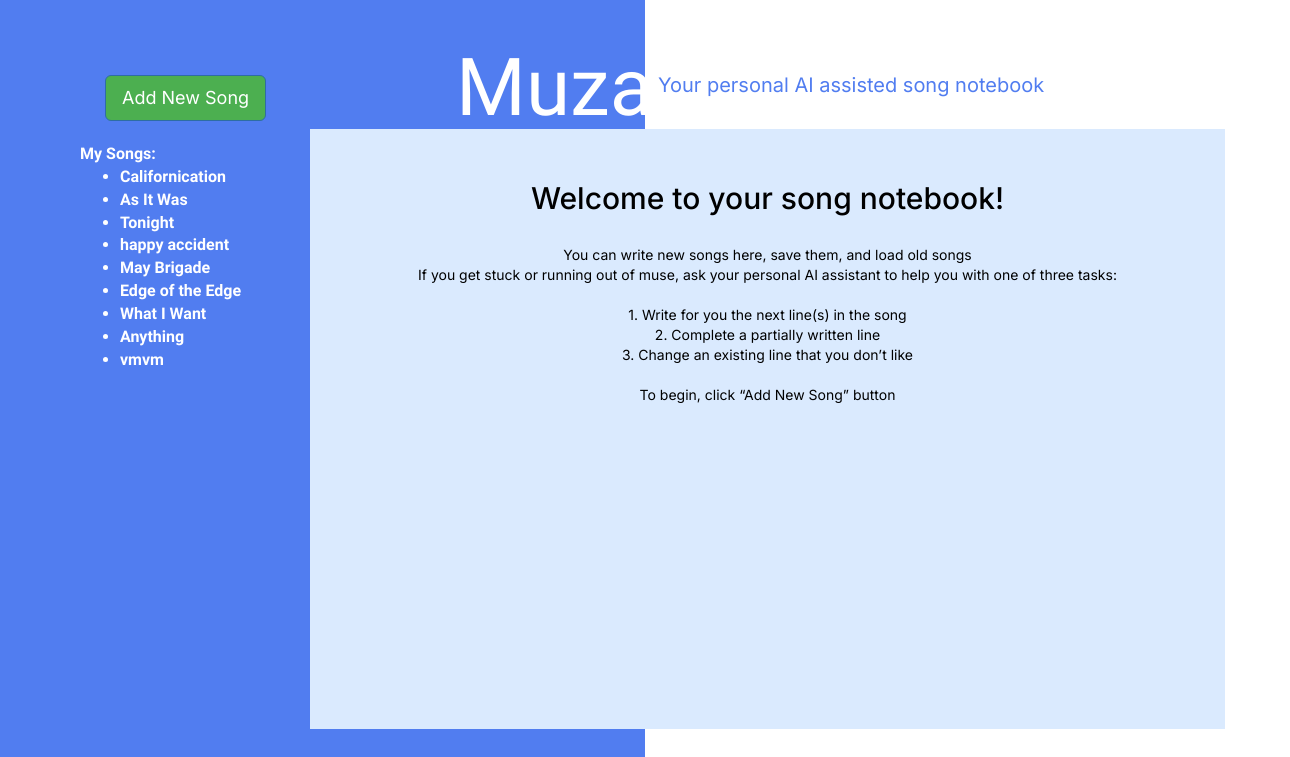
Before: / with the older database file.
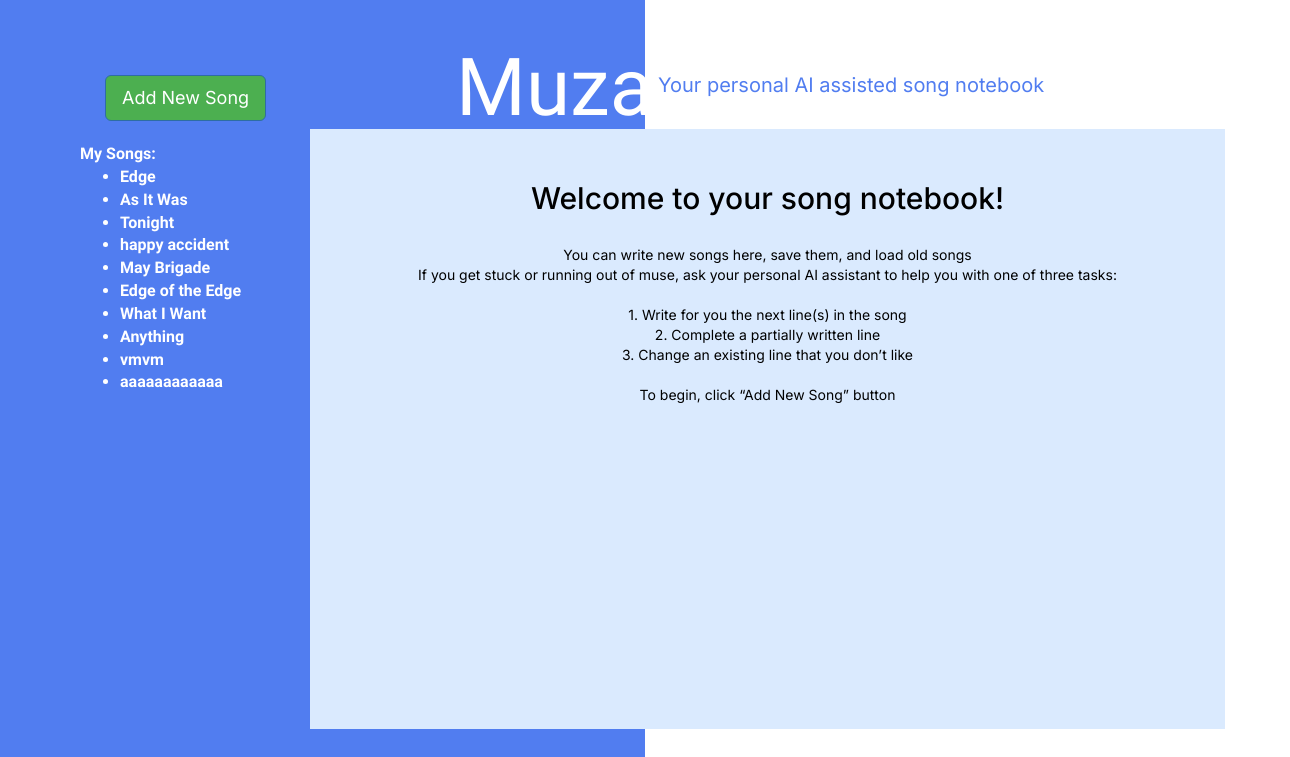
After: the same page with the newer database file.
### tables this page shows
CREATE TABLE song
(
    id          integer
        constraint song_pk
            primary key,
    title       varchar,
    genre       varchar,
    inspiration varchar
);

### app.py (the view)
@app.route('/', methods=['GET', 'POST'])
def index():
    conn = get_db_connection()
    songs = get_songs_dict(conn)
    conn.close()
    if request.method == 'POST':
        return redirect(url_for('add_song'))
    return render_template('index.html', songs=songs)

### app.py (called while the page is built)
def get_db_connection():
    conn = sqlite3.connect('muza_database.sqlite')
    conn.row_factory = sqlite3.Row
    return conn

### utils/sql_queries.py (called while the page is built)
def get_songs_dict(conn):
    songs_list = conn.execute("SELECT s.title, s.id from song s").fetchall()
    songs_names = conn.execute("SELECT s.title from song s").fetchall()
    songs_names = list(map(lambda x: x[0], songs_names))
    id2name = {k: v for v, k in songs_list}
    songs = {k: [] for k in songs_names}
    songs_text = conn.execute("SELECT l.song_id, l.line_num, l.line from line l").fetchall()
    for line in songs_text:
        songs[id2name[line[0]]].append((line[1], line[2]))
    return songs

### templates/index.html (shortened to what this page needs)
<!DOCTYPE html>
<html lang="en">
<link rel="stylesheet" href="{{ url_for('static', filename='css/index.css') }}">
<link rel="stylesheet" href="https://maxcdn.bootstrapcdn.com/bootstrap/3.4.1/css/bootstrap.min.css">
<head>
</head>
<body>
<div class="v1_17">
    <div class="v1_2"></div>
    <div class="v1_3"></div>
    <span class="v1_4">Muza</span>
    <span class="v1_5">Your personal AI assisted song notebook</span>
    <span class="v1_7">
        <form id="add_song_form" method="post">
            <button href="{{ url_for('add_song') }}" type="submit" style="background-color:#4CAF50;"
                    class="btn btn-primary btn-lg">Add New Song</button>
        </form>
    </span>
    <span class="v1_6">My Songs:
        <ul>
            {% for song_name in songs %}
                <li><a href="{{ url_for('song', song_name=song_name) }}">{{ song_name }}</a></li>
            {% endfor %}
        </ul>
    </span>
    <span class="v1_18"><h2>Welcome to your song notebook!</h2><br>
        You can write new songs here, save them, and load old songs<br>
        If you get stuck or running out of muse, ask your personal AI assistant
        to help you with one of three tasks:<br><br>
        1. Write for you the next line(s) in the song<br>
        2. Complete a partially written line<br>
        3. Change an existing line that you don’t like<br><br>
        To begin, click “Add New Song” button
    </span>
</div>
</body>
</html>

Changed rows visible on the page:
changed song: title "Californication" → "Edge"
added song: title "aaaaaaaaaaaa"
